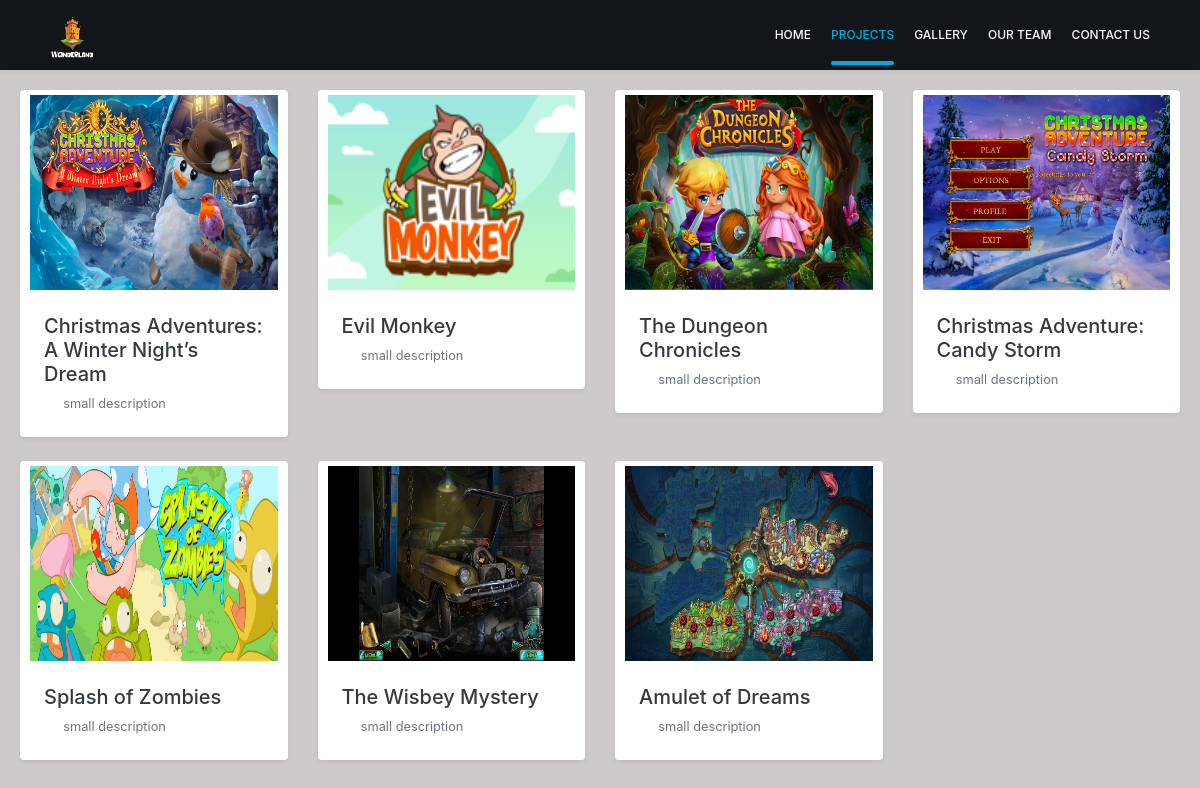
/projects/, run on the app's committed database.
### Games/models.py (models this page shows, shortened)
class Game(models.Model):
    name = models.CharField("Назва", max_length=200)
    description = models.TextField("Опис")
    release_date = models.DateField("Дата виходу", default=date.today)
    main_image = models.ImageField("Головне фото", upload_to="game_main_photos/")
    class Meta:
        verbose_name = "Гра"
        verbose_name_plural = "Ігри"

### Games/views.py (the view)
# urls.py: path("projects/", views.GameView.as_view(), name="projects"),
class GameView(View):
    def get(self, request):
        games_list = Game.objects.all()
        return render(request, "projects/projects.html", {"games_list": games_list})

### templates/projects/projects.html (shortened to what this page needs)
{% extends "base.html" %}
{% load static %}
{% block links %}
    <link rel="stylesheet"  type="text/css" href="{% static '/games/css/projects.css'%}">
{% endblock %}
{% block content %}
    <div class="row">
        {% for game in games_list %}
            <div class="col-xl-3 col-lg-4 col-md-6 mb-4">
                <div class="bg-white rounded shadow-sm"><img src="{{ game.main_image.url }}" class="gallery_photo">
                    <div class="p-4">
                        <h5> <a href="{% url 'detail' game.id %}" class="text-dark">{{ game.name }}</a></h5>
                        <p class="small text-muted mb-0">small description</p>
                    </div>
                </div>
            </div>
        {% endfor %}
    </div>
{% endblock %}

### static/games/css/projects.css (style rules this page uses)
.gallery_photo { padding-top: 5px; padding-right: 10px; padding-left: 10px; width:100%; height:200px; }
p { text-indent: 1.5em; margin-top: 0 }

### static/games/css/base_style.css (style rules this page uses)
html { font-family: "Roboto", sans-serif; }
body { margin: 0; background-color: #cfcaca; }

### data on the page
Game: main_image (picture), name "Christmas Adventures: A Winter Night’s Dream"
Game: main_image (picture), name "Evil Monkey"
Game: main_image (picture), name "The Dungeon Chronicles"
Game: main_image (picture), name "Christmas Adventure: Candy Storm"
Game: main_image (picture), name "Splash of Zombies"
Game: main_image (picture), name "The Wisbey Mystery"
Game: main_image (picture), name "Amulet of Dreams"
